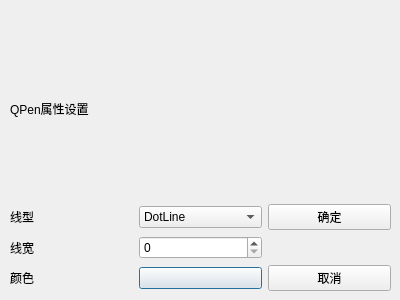
<?xml version="1.0" encoding="UTF-8"?>
<ui version="4.0">
 <class>QWDialog</class>
 <widget class="QDialog" name="QWDialog">
  <property name="geometry">
   <rect>
    <x>0</x>
    <y>0</y>
    <width>400</width>
    <height>300</height>
   </rect>
  </property>
  <property name="windowTitle">
   <string>Dialog</string>
  </property>
  <widget class="QWidget" name="gridLayoutWidget">
   <property name="geometry">
    <rect>
     <x>10</x>
     <y>20</y>
     <width>381</width>
     <height>271</height>
    </rect>
   </property>
   <layout class="QGridLayout" name="gridLayout">
    <item row="1" column="1">
     <widget class="QComboBox" name="comboPenStyle">
      <item>
       <property name="text">
        <string>DotLine</string>
       </property>
      </item>
      <item>
       <property name="text">
        <string>Test</string>
       </property>
      </item>
     </widget>
    </item>
    <item row="2" column="0">
     <widget class="QLabel" name="label_3">
      <property name="text">
       <string>线宽</string>
      </property>
     </widget>
    </item>
    <item row="3" column="1">
     <widget class="QPushButton" name="btnColor">
      <property name="text">
       <string/>
      </property>
     </widget>
    </item>
    <item row="1" column="0">
     <widget class="QLabel" name="label_2">
      <property name="text">
       <string>线型</string>
      </property>
     </widget>
    </item>
    <item row="2" column="1">
     <widget class="QSpinBox" name="spinWidth"/>
    </item>
    <item row="3" column="0">
     <widget class="QLabel" name="label_4">
      <property name="text">
       <string>颜色</string>
      </property>
     </widget>
    </item>
    <item row="0" column="0">
     <widget class="QLabel" name="label">
      <property name="minimumSize">
       <size>
        <width>0</width>
        <height>100</height>
       </size>
      </property>
      <property name="text">
       <string>QPen属性设置</string>
      </property>
     </widget>
    </item>
    <item row="1" column="2">
     <widget class="QPushButton" name="btnOk">
      <property name="text">
       <string>确定</string>
      </property>
     </widget>
    </item>
    <item row="3" column="2">
     <widget class="QPushButton" name="btnCancel">
      <property name="text">
       <string>取消</string>
      </property>
     </widget>
    </item>
   </layout>
  </widget>
 </widget>
 <resources/>
 <connections>
  <connection>
   <sender>btnOk</sender>
   <signal>clicked()</signal>
   <receiver>QWDialog</receiver>
   <slot>accept()</slot>
   <hints>
    <hint type="sourcelabel">
     <x>327</x>
     <y>202</y>
    </hint>
    <hint type="destinationlabel">
     <x>199</x>
     <y>149</y>
    </hint>
   </hints>
  </connection>
  <connection>
   <sender>btnCancel</sender>
   <signal>clicked()</signal>
   <receiver>QWDialog</receiver>
   <slot>reject()</slot>
   <hints>
    <hint type="sourcelabel">
     <x>327</x>
     <y>274</y>
    </hint>
    <hint type="destinationlabel">
     <x>199</x>
     <y>149</y>
    </hint>
   </hints>
  </connection>
 </connections>
</ui>
